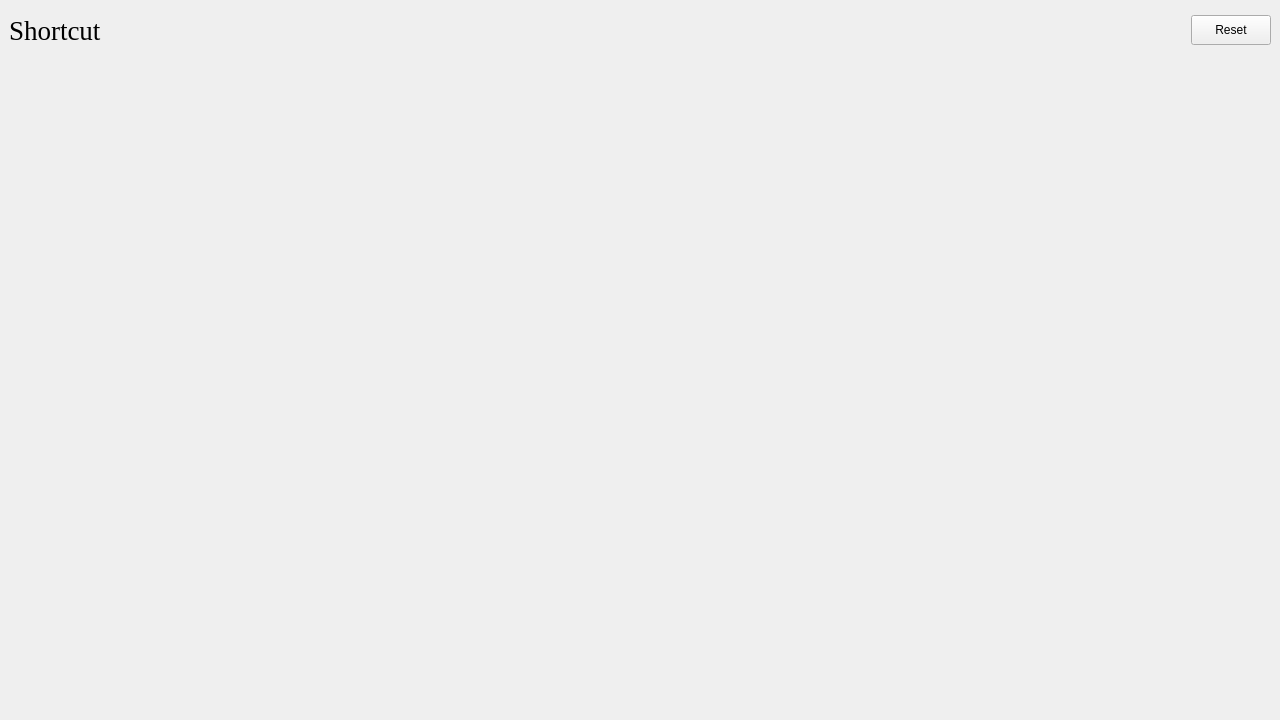
<?xml version="1.0" encoding="UTF-8"?>
<ui version="4.0">
 <class>Dialog</class>
 <widget class="QDialog" name="Dialog">
  <property name="geometry">
   <rect>
    <x>0</x>
    <y>0</y>
    <width>1280</width>
    <height>720</height>
   </rect>
  </property>
  <property name="sizePolicy">
   <sizepolicy hsizetype="Preferred" vsizetype="Expanding">
    <horstretch>0</horstretch>
    <verstretch>0</verstretch>
   </sizepolicy>
  </property>
  <property name="minimumSize">
   <size>
    <width>600</width>
    <height>300</height>
   </size>
  </property>
  <property name="maximumSize">
   <size>
    <width>16777215</width>
    <height>16777215</height>
   </size>
  </property>
  <property name="font">
   <font>
    <kerning>true</kerning>
   </font>
  </property>
  <property name="windowTitle">
   <string>Shortcut</string>
  </property>
  <layout class="QVBoxLayout" name="verticalLayout">
   <property name="leftMargin">
    <number>0</number>
   </property>
   <property name="topMargin">
    <number>0</number>
   </property>
   <property name="rightMargin">
    <number>0</number>
   </property>
   <property name="bottomMargin">
    <number>0</number>
   </property>
   <item>
    <widget class="QWidget" name="widget" native="true">
     <property name="minimumSize">
      <size>
       <width>0</width>
       <height>60</height>
      </size>
     </property>
     <property name="maximumSize">
      <size>
       <width>16777215</width>
       <height>60</height>
      </size>
     </property>
     <layout class="QHBoxLayout" name="horizontalLayout">
      <item>
       <widget class="QLabel" name="label">
        <property name="font">
         <font>
          <family>Times New Roman</family>
          <pointsize>20</pointsize>
          <weight>50</weight>
          <italic>false</italic>
          <bold>false</bold>
          <kerning>true</kerning>
         </font>
        </property>
        <property name="text">
         <string>Shortcut</string>
        </property>
        <property name="textFormat">
         <enum>Qt::AutoText</enum>
        </property>
       </widget>
      </item>
      <item>
       <widget class="QPushButton" name="pushButton_reset">
        <property name="minimumSize">
         <size>
          <width>80</width>
          <height>30</height>
         </size>
        </property>
        <property name="maximumSize">
         <size>
          <width>80</width>
          <height>30</height>
         </size>
        </property>
        <property name="focusPolicy">
         <enum>Qt::NoFocus</enum>
        </property>
        <property name="text">
         <string>Reset</string>
        </property>
       </widget>
      </item>
     </layout>
    </widget>
   </item>
   <item>
    <widget class="QWidget" name="widget_2" native="true">
     <property name="font">
      <font>
       <family>Times New Roman</family>
       <pointsize>12</pointsize>
       <kerning>true</kerning>
      </font>
     </property>
     <layout class="QGridLayout" name="gridLayout"/>
    </widget>
   </item>
  </layout>
 </widget>
 <resources>
  <include location="../icons.qrc"/>
 </resources>
 <connections/>
</ui>
